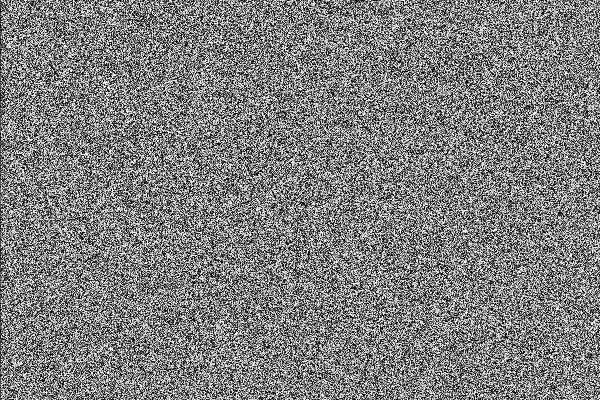
Frame 1 (no input)
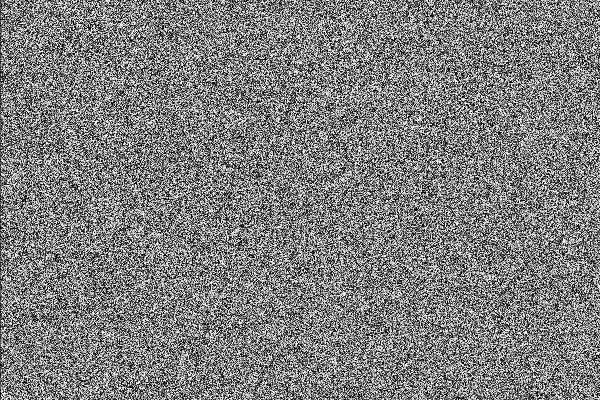
Frame 60 (the mouse pressed at the canvas centre just before this capture)
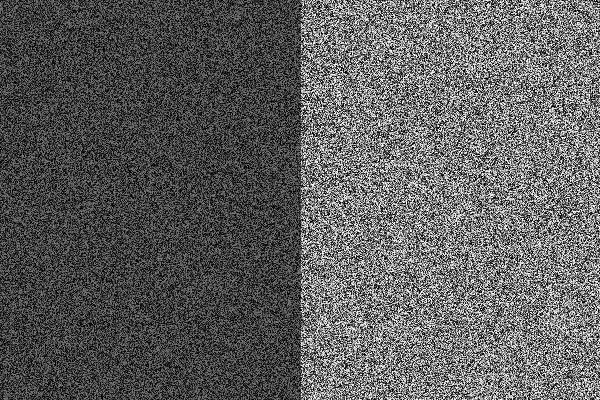
Frame 120 (the mouse held since frame 60 and released just before this capture)

The Processing sketch that drew these frames (run headless with seeded random() and noise(); from frame 60 on, the mouse is pressed at the canvas centre):

// Processing sketch: desafio_estatica
// ── desafio_estatica.pde
void setup()
{
  size (600, 400);
}

void draw()
{
  for (int x = 0; x < width; x++)
  {
    for (int y = 0; y< height; y++)
    {
      if (x > mouseX)
      {
        set(x, y, color(random(255)));
      } 
      else
      {
        set(x, y, color(random(127)));
      }
    }
  }
}
